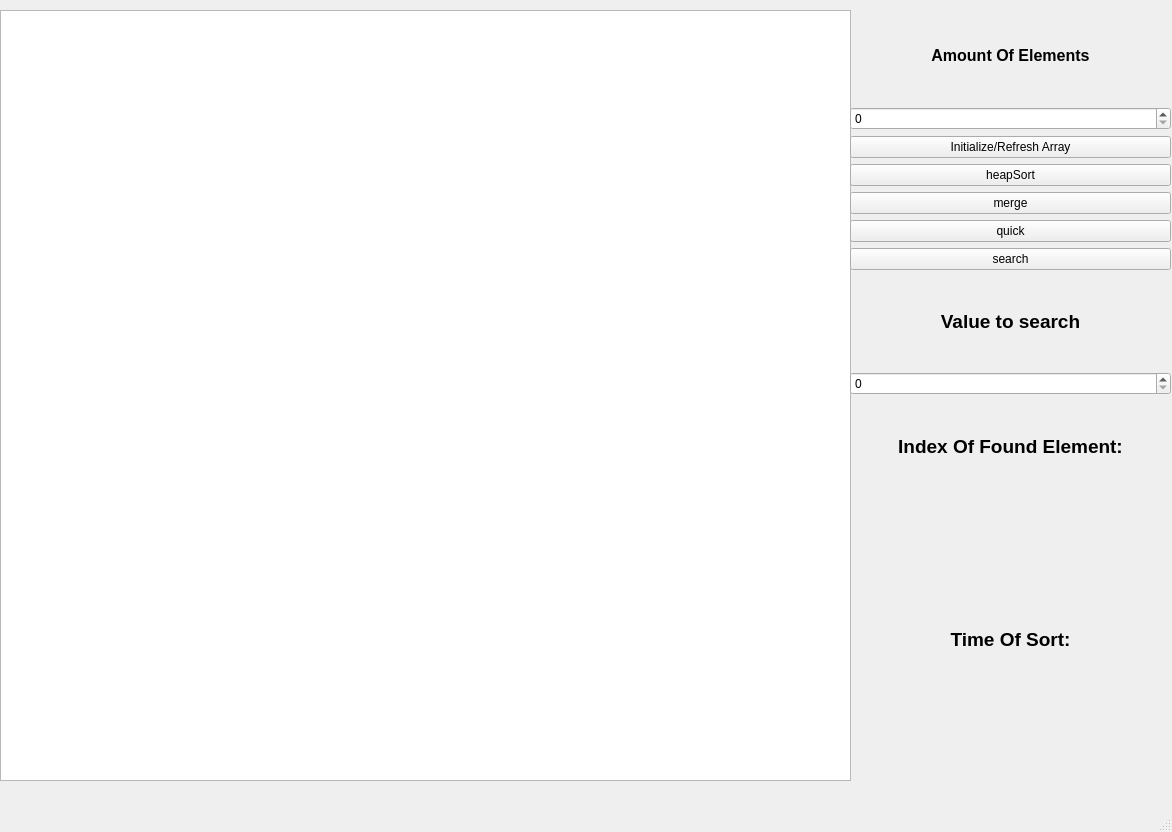
<?xml version="1.0" encoding="UTF-8"?>
<ui version="4.0">
 <class>MainWindow</class>
 <widget class="QMainWindow" name="MainWindow">
  <property name="geometry">
   <rect>
    <x>0</x>
    <y>0</y>
    <width>1172</width>
    <height>832</height>
   </rect>
  </property>
  <property name="windowTitle">
   <string>MainWindow</string>
  </property>
  <widget class="QWidget" name="centralwidget">
   <widget class="QGraphicsView" name="graphicsView">
    <property name="geometry">
     <rect>
      <x>0</x>
      <y>10</y>
      <width>851</width>
      <height>771</height>
     </rect>
    </property>
   </widget>
   <widget class="QWidget" name="verticalLayoutWidget">
    <property name="geometry">
     <rect>
      <x>850</x>
      <y>10</y>
      <width>321</width>
      <height>771</height>
     </rect>
    </property>
    <layout class="QVBoxLayout" name="verticalLayout">
     <item>
      <widget class="QLabel" name="label_2">
       <property name="font">
        <font>
         <pointsize>12</pointsize>
         <weight>75</weight>
         <bold>true</bold>
        </font>
       </property>
       <property name="text">
        <string>Amount Of Elements</string>
       </property>
       <property name="alignment">
        <set>Qt::AlignCenter</set>
       </property>
      </widget>
     </item>
     <item>
      <widget class="QSpinBox" name="spinBox">
       <property name="maximum">
        <number>600</number>
       </property>
      </widget>
     </item>
     <item>
      <widget class="QPushButton" name="pushButton">
       <property name="text">
        <string>Initialize/Refresh Array</string>
       </property>
      </widget>
     </item>
     <item>
      <widget class="QPushButton" name="sortButton">
       <property name="text">
        <string>heapSort</string>
       </property>
      </widget>
     </item>
     <item>
      <widget class="QPushButton" name="mergeSortButton">
       <property name="text">
        <string>merge</string>
       </property>
      </widget>
     </item>
     <item>
      <widget class="QPushButton" name="quickSortButton">
       <property name="text">
        <string>quick</string>
       </property>
      </widget>
     </item>
     <item>
      <widget class="QPushButton" name="search">
       <property name="text">
        <string>search</string>
       </property>
      </widget>
     </item>
     <item>
      <widget class="QLabel" name="label_4">
       <property name="font">
        <font>
         <pointsize>14</pointsize>
         <weight>75</weight>
         <bold>true</bold>
        </font>
       </property>
       <property name="text">
        <string>Value to search</string>
       </property>
       <property name="alignment">
        <set>Qt::AlignCenter</set>
       </property>
      </widget>
     </item>
     <item>
      <widget class="QSpinBox" name="searchSpinBox">
       <property name="maximum">
        <number>600</number>
       </property>
      </widget>
     </item>
     <item>
      <widget class="QLabel" name="label_3">
       <property name="font">
        <font>
         <pointsize>14</pointsize>
         <weight>75</weight>
         <bold>true</bold>
        </font>
       </property>
       <property name="text">
        <string>Index Of Found Element:</string>
       </property>
       <property name="alignment">
        <set>Qt::AlignCenter</set>
       </property>
      </widget>
     </item>
     <item>
      <widget class="QLabel" name="searchLabel">
       <property name="font">
        <font>
         <pointsize>14</pointsize>
         <weight>75</weight>
         <bold>true</bold>
        </font>
       </property>
       <property name="text">
        <string/>
       </property>
       <property name="alignment">
        <set>Qt::AlignCenter</set>
       </property>
      </widget>
     </item>
     <item>
      <widget class="QLabel" name="label_5">
       <property name="font">
        <font>
         <pointsize>14</pointsize>
         <weight>75</weight>
         <bold>true</bold>
        </font>
       </property>
       <property name="text">
        <string>Time Of Sort:</string>
       </property>
       <property name="alignment">
        <set>Qt::AlignCenter</set>
       </property>
      </widget>
     </item>
     <item>
      <widget class="QLabel" name="label">
       <property name="font">
        <font>
         <pointsize>14</pointsize>
         <weight>75</weight>
         <bold>true</bold>
        </font>
       </property>
       <property name="text">
        <string/>
       </property>
       <property name="alignment">
        <set>Qt::AlignLeading|Qt::AlignLeft|Qt::AlignVCenter</set>
       </property>
      </widget>
     </item>
    </layout>
   </widget>
  </widget>
  <widget class="QMenuBar" name="menubar">
   <property name="geometry">
    <rect>
     <x>0</x>
     <y>0</y>
     <width>1172</width>
     <height>30</height>
    </rect>
   </property>
  </widget>
  <widget class="QStatusBar" name="statusbar"/>
 </widget>
 <resources/>
 <connections/>
</ui>
